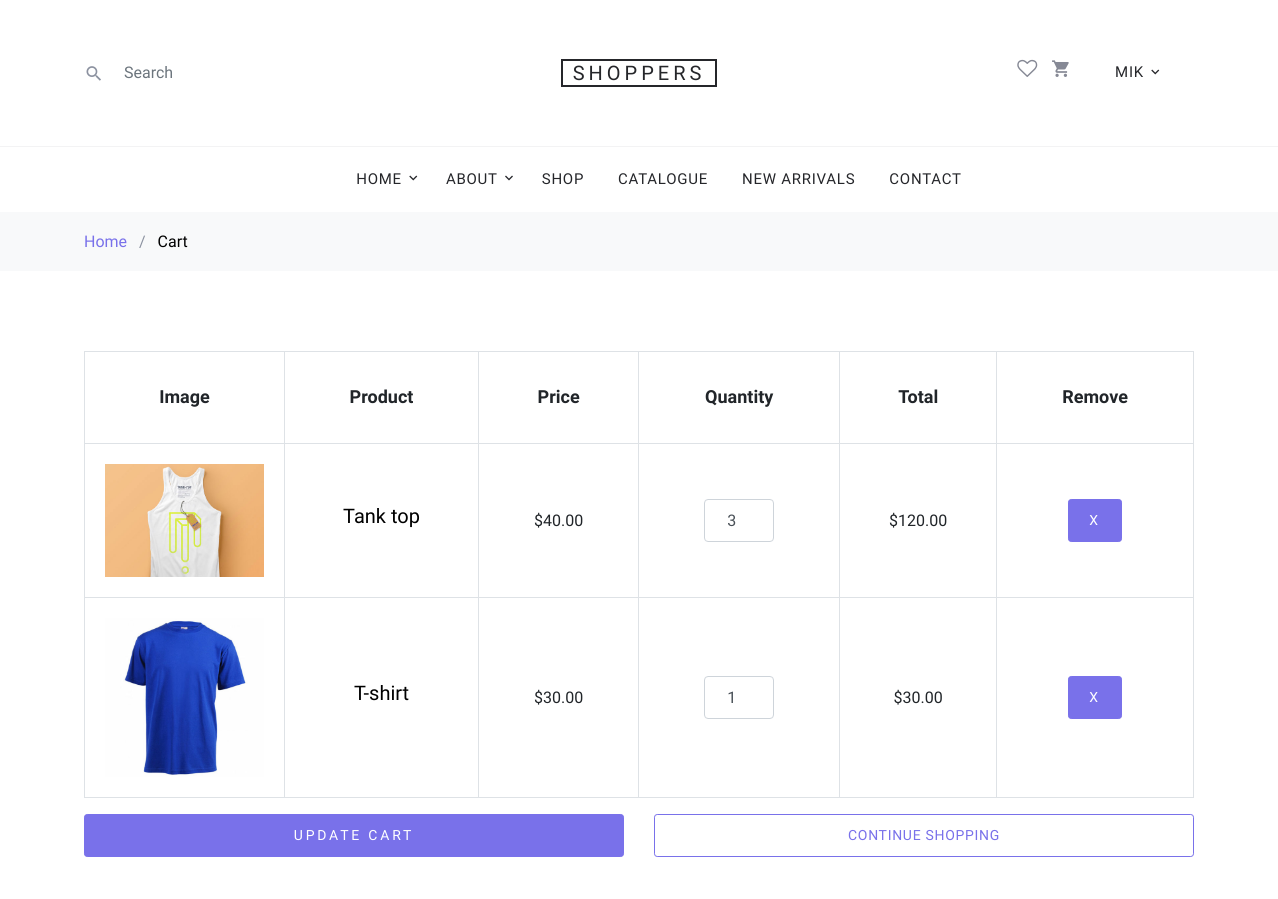
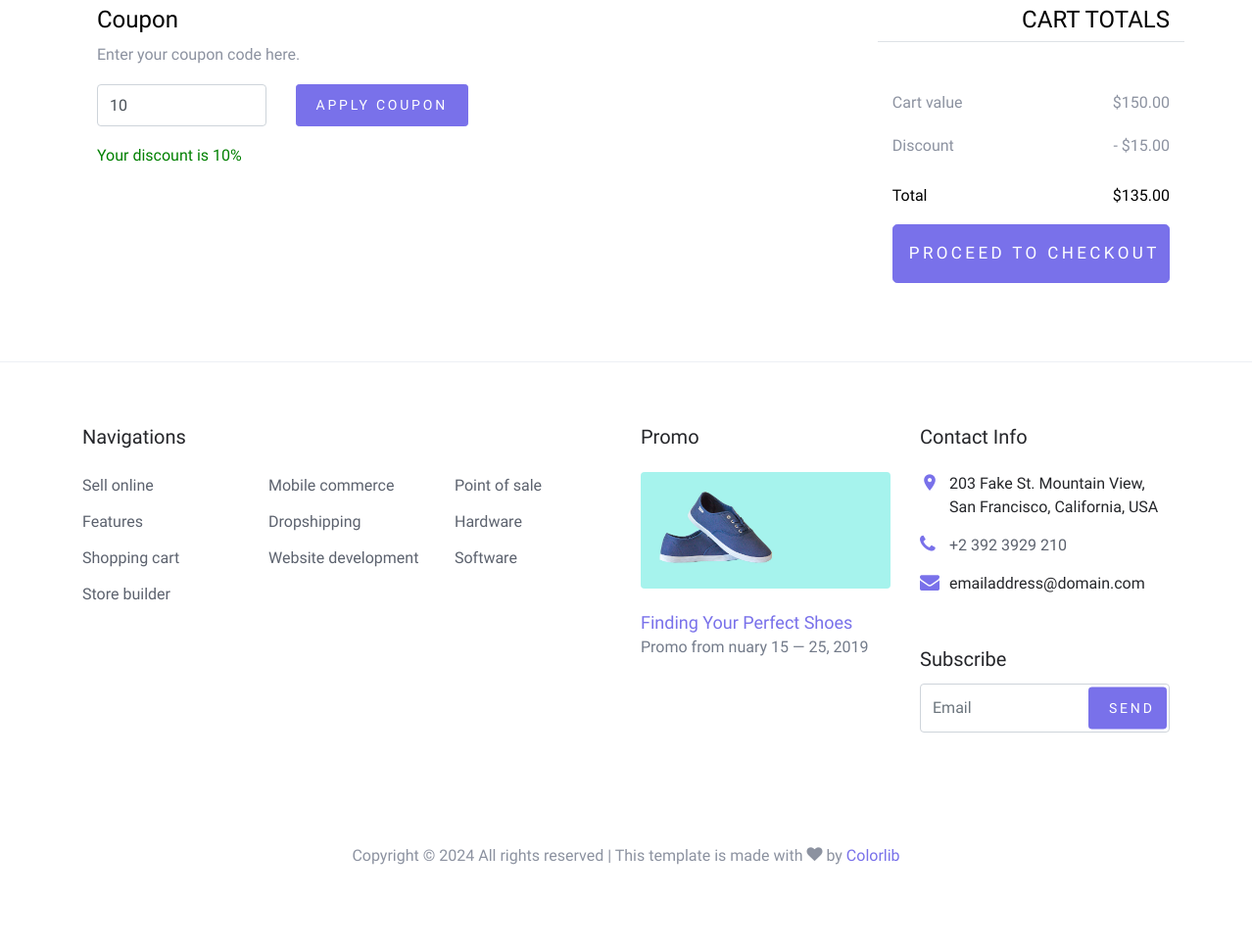
Screenshot of /cart/ (signed in) with the database file from the repository (2 pictures, top to bottom).
### base/models.py (models this page shows, shortened)
class CustomUser(AbstractUser):
    phone_number = models.CharField(max_length=20, blank=True)
    email = models.EmailField(unique=True, null=True)
    address = models.TextField(blank=True)
    USERNAME_FIELD = 'email'
    REQUIRED_FIELDS = []

class OrderItem(models.Model):
    order = models.ForeignKey(Order, on_delete=models.CASCADE, related_name='items')
    item = models.ForeignKey(Item, on_delete=models.CASCADE)
    quantity = models.PositiveIntegerField(default=1)
    total_price = models.PositiveIntegerField(default=1)

class Item(models.Model):
    name = models.CharField(max_length=255)
    description = models.TextField(blank=True)
    price = models.DecimalField(max_digits=10, decimal_places=2)
    category = models.ForeignKey(Category, on_delete=models.CASCADE)
    size = models.CharField(max_length=10)
    color = models.CharField(max_length=50, blank=True)
    image = models.ImageField(upload_to='item_images/', blank=True, null=True)
    created_at = models.DateTimeField(auto_now_add=True)
    updated_at = models.DateTimeField(auto_now=True)

class Coupon(models.Model):
    code = models.CharField(max_length=50, unique=True)
    discount = models.DecimalField(max_digits=5, decimal_places=0, help_text="Discount percentage (e.g., 10 for 10%)")
    valid_from = models.DateTimeField()
    valid_to = models.DateTimeField()
    active = models.BooleanField(default=True)

class Order(models.Model):
    user = models.ForeignKey(settings.AUTH_USER_MODEL, on_delete=models.CASCADE, null=True, blank=True)
    coupon = models.ForeignKey(Coupon, on_delete=models.SET_NULL, null=True, blank=True)
    created_at = models.DateTimeField(auto_now_add=True)
    updated_at = models.DateTimeField(auto_now=True)
    status = models.CharField(max_length=20,
                              choices=[('pending', 'Pending'), ('shipped', 'Shipped'), ('delivered', 'Delivered')])
    total_price = models.DecimalField(max_digits=10, decimal_places=2, default=0)

### base/app_views/cart_views.py (the view)
# urls.py: path('cart/', views.cart, name='cart'),
@login_required(login_url='login')
def cart(request):
    original_cart_value = 0
    user_order = Order.objects.filter(user=request.user).first()
    if user_order:
        order_items = user_order.items.all()
        user_order.total_price = 0
        for order_item in order_items:
            order_item.total_price = order_item.quantity * order_item.item.price
            user_order.total_price += order_item.total_price
        original_cart_value = user_order.total_price
        if user_order.coupon:
            discount_amount = (user_order.coupon.discount / Decimal(100)) * user_order.total_price
            user_order.final_price = user_order.total_price - round(discount_amount, 2)
        else:
            user_order.final_price = user_order.total_price
    else:
        order_items = []
    user_order.save()
    context = {
        'order_items': order_items,
        'final_price': user_order.final_price,
        'original_cart_value': original_cart_value,
        'discount_price_value': abs(user_order.final_price - original_cart_value),
        'coupon': user_order.coupon if user_order else None
    }
    return render(request, 'base/cart.html', context)

### base/templates/base/cart.html (shortened to what this page needs)
{% extends 'main.html' %}
{% load static %}
{% block content %}
<div class="site-wrap">
    <div class="bg-light py-3">
        <div class="container">
            <div class="row">
                <div class="col-md-12 mb-0"><a href="{% url 'home' %}">Home</a> <span class="mx-2 mb-0">/</span> <strong
                        class="text-black">Cart</strong></div>
            </div>
        </div>
    </div>
    <div class="site-section">
        <div class="container">
            <div class="row mb-5">
                <form class="col-md-12" method="post" action="{% url 'update_cart' %}">
                    <div class="site-blocks-table">
                        <table class="table table-bordered">
                            <thead>
                            <tr>
                                <th class="product-thumbnail">Image</th>
                                <th class="product-name">Product</th>
                                <th class="product-price">Price</th>
                                <th class="product-quantity">Quantity</th>
                                <th class="product-total">Total</th>
                                <th class="product-remove">Remove</th>
                            </tr>
                            </thead>
                            <tbody>
                            {% for order_item in order_items %}
                            <tr>
                                <td class="product-thumbnail">
                                    <img src="{{ order_item.item.image.url }}" alt="Image" class="img-fluid">
                                </td>
                                <td class="product-name">
                                    <h2 class="h5 text-black">{{ order_item.item.name }}</h2>
                                </td>
                                <td>${{ order_item.item.price }}</td>
                                <td>
                                    <input type="number" name="quantity_{{ order_item.id }}"
                                           class="form-control text-center"
                                           style="max-width: 70px; display: inline-block;"
                                           value="{{ order_item.quantity }}" min="1">
                                </td>
                                <td>${{ order_item.total_price|floatformat:2 }}</td>
                                <td>
                                    <form method="post" action="{% url 'remove_item' order_item.item.id %}">
                                        <button class="btn btn-primary btn-sm" type="submit">X</button>
                                    </form>
                                </td>
                            </tr>
                            {% endfor %}
                            </tbody>
                        </table>
                    </div>
                    <div class="row">
                        <div class="col-md-6">
                            <button class="btn btn-primary btn-sm btn-block" type="submit">Update Cart</button>
                        </div>
                        <div class="col-md-6">
                            <a href="{% url 'shop' %}" class="btn btn-outline-primary btn-sm btn-block">
                                Continue Shopping</a>
                        </div>
                    </div>
                </form>
            </div>
            <div class="row">
                <form method="post" action="{% url 'add-coupon-in-cart' %}" class="col-md-6">
                    <div class="col-md-6">
                        <div class="row">
                            <div class="col-md-12">
                                <label class="text-black h4" for="coupon">Coupon</label>
                                <p>Enter your coupon code here.</p>
                            </div>
                            <div class="col-md-9 mb-3 mb-md-0">
                                <input type="text" class="form-control py-3" name="coupon_code" id="coupon"
                                       placeholder="Coupon Code" {% if coupon.discount > 0 %} value="{{coupon.code}}" {% endif %}>
                            </div>
                            <div class="col-md-3">
                                <button class="btn btn-primary btn-sm">Apply Coupon</button>
                            </div>
                            <div class="col-md-12">
                                {% if coupon.discount > 0 %}
                                <p style="color: green;">Your discount is {{ coupon.discount }}%</p>
                                {% elif coupon.discount == 0 %}
                                <p style="color: red;">Invalid coupon</p>
                                {% endif %}
                            </div>
                        </div>
                    </div>
                </form>
                <div class="col-md-6 pl-5">
                    <div class="row justify-content-end">
                        <div class="col-md-7">
                            <div class="row">
                                <div class="col-md-12 text-right border-bottom mb-5">
                                    <h3 class="text-black h4 text-uppercase">Cart Totals</h3>
                                </div>
                            </div>
                            <div class="row mb-0">
                                <div class="col-md-6">
                                    <p>Cart value</p>
                                </div>
                                <div class="col-md-6 text-right">
                                    <p>${{original_cart_value}}</p>
                                </div>
                            </div>
                            {% if coupon.discount > 0 %}
                            <div class="row mb-2">
                                <div class="col-md-6">
                                    <p>Discount</p>
                                </div>
                                <div class="col-md-6 text-right">
                                    <p>- ${{discount_price_value}}</p>
                                </div>
                            </div>
                            {% endif %}
                            <div class="row mb-3">
                                <div class="col-md-6">
                                    <span class="text-black">Total</span>
                                </div>
                                <div class="col-md-6 text-right">
                                    <strong class="text-black">${{final_price}}</strong>
                                </div>
                            </div>
                            <div class="row">
                                <div class="col-md-12">
                                    <a href="{% url 'checkout' %}" class="btn btn-primary btn-lg py-3 btn-block">
                                        Proceed To Checkout</a>
                                </div>
                            </div>
                        </div>
                    </div>
                </div>
            </div>
        </div>
    </div>
</div>
{% endblock content %}

### templates/navbar.html (shortened to what this page needs)
{% load static %}
<header class="site-navbar" role="banner">
  <div class="site-navbar-top">
    <div class="container">
      <div class="row align-items-center">
        <div class="col-6 col-md-4 order-2 order-md-1 site-search-icon text-left">
          <form action="" class="site-block-top-search">
            <span class="icon icon-search2"></span>
            <input type="text" class="form-control border-0" placeholder="Search">
          </form>
        </div>
        <div class="col-12 mb-3 mb-md-0 col-md-4 order-1 order-md-2 text-center">
          <div class="site-logo">
            <a href="{% url 'home' %}" class="js-logo-clone">Shoppers</a>
          </div>
        </div>
        <div class="col-6 col-md-4 order-3 order-md-3 text-right">
          <div class="site-top-icons">
            <ul>
              <li><a href="{% url 'wishlist' %}"><span class="icon icon-heart-o"></span></a></li>
              <li>
                <a href="{% url 'cart' %}" class="site-cart">
                  <span class="icon icon-shopping_cart"></span>
                </a>
              </li>
              {% if request.user.is_authenticated %}
              <li>
                <nav class="site-navigation text-right text-md-center" role="navigation">
                  <div class="container">
                    <ul class="site-menu js-clone-nav d-none d-md-block">
                      <li class="has-children">
                        <a href="{% url 'user-page' %}">{{request.user.username}}</a>
                      </li>
                    </ul>
                  </div>
                </nav>
              </li>
              {% else %}
              <li>
                <div class="icon icon-person1">
                  <p><a href="{% url 'login' %}">Login</a></p>
                </div>
              </li>
              {% endif %}
            </ul>
          </div>
        </div>
      </div>
    </div>
  </div>
  <nav class="site-navigation text-right text-md-center" role="navigation">
    <div class="container">
      <ul class="site-menu js-clone-nav d-none d-md-block">
        <li class="has-children">
          <a href="{% url 'home' %}">Home</a>
        </li>
        <li class="has-children">
          <a href="{% url 'about' %}">About</a>
        </li>
        <li><a href="{% url 'shop' %}">Shop</a></li>
        <li><a href="#">Catalogue</a></li>
        <li><a href="#">New Arrivals</a></li>
        <li><a href="{% url 'contact' %}">Contact</a></li>
      </ul>
    </div>
  </nav>
</header>

### rows the page displays
CustomUser: user.username "MIK"
OrderItem: item.image (picture), item.name "Tank top", item.price "40.00", quantity "3", total_price "120.00"
OrderItem: item.image (picture), item.name "T-shirt", item.price "30.00", quantity "1", total_price "30.00"
Coupon: coupon_code "10", discount "10"
Order: total_price "150.00"

### other values shown
{{ discount_price_value }} "15.00"
{{ final_price }} "135.00"
